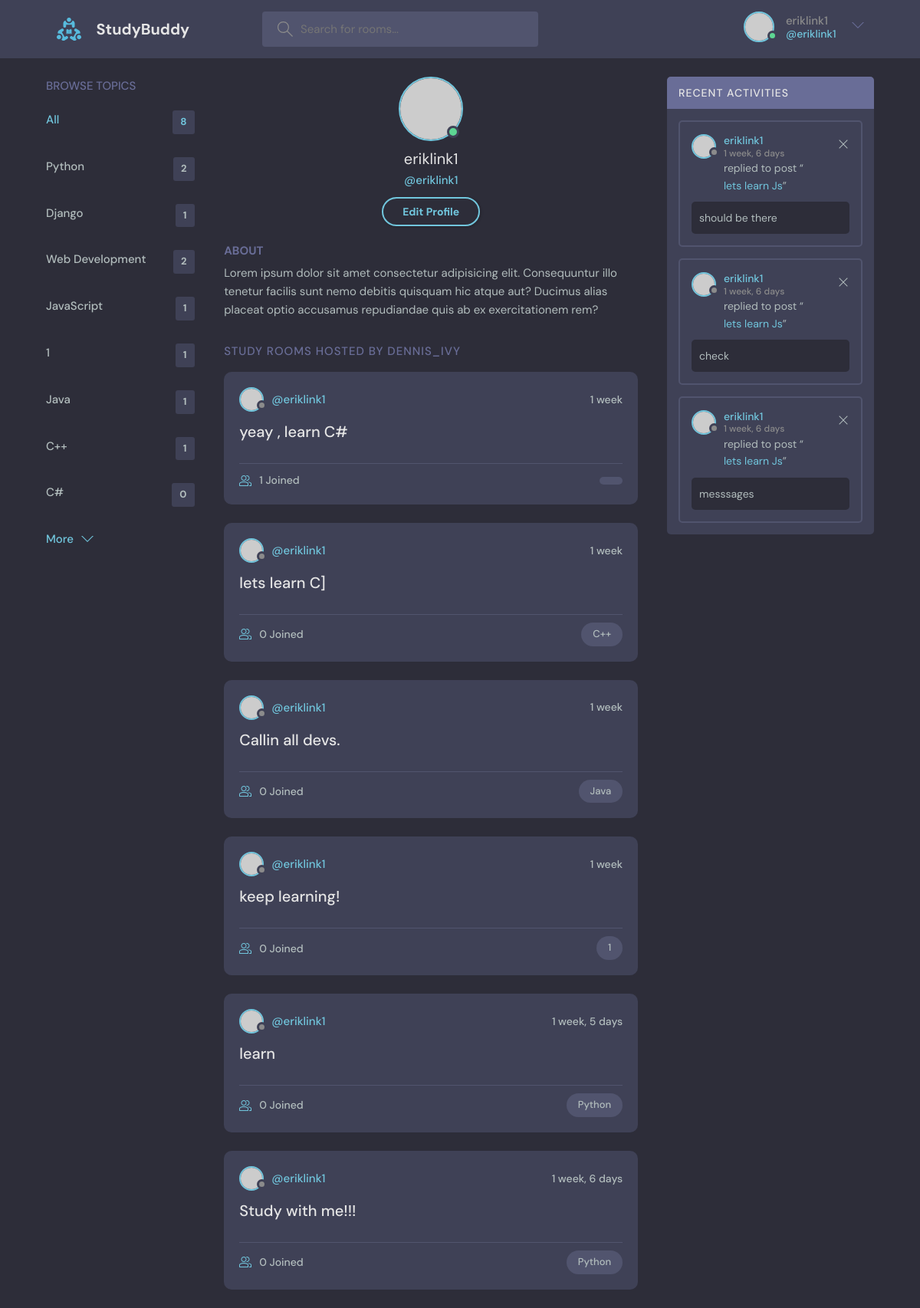
Screenshot of /profile/3 (signed in) with the database file from the repository.
### base/models.py (models this page shows, shortened)
class Topic(models.Model):
    name = models.CharField(max_length = 200)

class Room(models.Model):
    host = models.ForeignKey(User,on_delete = models.SET_NULL, null = True)
    topic = models.ForeignKey(Topic, on_delete = models.SET_NULL, null = True) # when on delete is NULL so null = True should be written
    name = models.CharField(max_length=200) #null= False is default, not allowed Null
    description = models.TextField(null = True, blank = True, max_length = 3000) # allowed Null in column
    participants = models.ManyToManyField(User, related_name='participants', blank = True)
    updated = models.DateTimeField(auto_now = True) #takes every save
    created = models.DateTimeField(auto_now_add = True) #takes when it s created
    class Meta:
        ordering = ['-updated','-created']
    def __str__(self):
        return self.name #in order to see name from db

class Message(models.Model):
    user = models.ForeignKey(User, on_delete = models.CASCADE) #from built in User table
    room = models.ForeignKey(Room, on_delete = models.CASCADE) #models.SET_NULL room deleted-messages will be NULL connected, models.CASCADE room deleted-messages deleted
    body = models.TextField(max_length= 3000)
    updated = models.DateTimeField(auto_now = True) #takes every save
    created = models.DateTimeField(auto_now_add = True) #takes when it s created
    def __str__(self):
        return self.body[0:50]
    class Meta:
        ordering = ['-updated','-created']

### base/views.py (the view)
# urls.py: path('profile/<str:pk>',views.userProfile, name = 'user-profile'),
@login_required
def userProfile(request, pk):
    user = User.objects.get(id = pk)
    rooms = user.room_set.all()
    room_messages = user.message_set.all()
    topics = Topic.objects.all()
    context = {'user':user, 'rooms':rooms,
               'room_messages':room_messages, 'topics':topics}
    return render(request, 'base/profile.html', context)

### base/templates/base/profile.html
{% extends 'main.html'%}
{%block content%}
  <main class="profile-page layout layout--3">
    <div class="container">
        {%include 'base/topics_component.html'%}
      <div class="roomList">
        <div class="profile">
          <div class="profile__avatar">
            <div class="avatar avatar--large active">
              <img src="https://randomuser.me/api/portraits/men/11.jpg" />
            </div>
          </div>
          <div class="profile__info">
            <h3>{{user.username}}</h3>
            <p>@{{user.username}}</p>
            {%if request.user == user%}
            <a href="{% url 'update-user'%}" class="btn btn--main btn--pill">Edit Profile</a>
            {%endif%}
          </div>
          <div class="profile__about">
            <h3>About</h3>
            <p>
              Lorem ipsum dolor sit amet consectetur adipisicing elit. Consequuntur illo tenetur
              facilis sunt nemo debitis quisquam hic atque aut? Ducimus alias placeat optio
              accusamus repudiandae quis ab ex exercitationem rem?
            </p>
          </div>
        </div>
        <div class="roomList__header">
          <div>
            <h2>Study Rooms Hosted by dennis_ivy</a>
            </h2>
          </div>
        </div>
        {% include 'base/feed_component.html'%}
      </div>
      {% include 'base/activity_component.html' %}
    </div>
  </main>
{% endblock %}

### templates/navbar.html (shortened to what this page needs)
{%load static%}
<!DOCTYPE html>
<html lang="en">
<head>
</head>
<body>
    <header class="header header--loggedIn">
        <div class="container">
          <a href="{% url 'home'%}" class="header__logo">
            <img src="{%static 'images/logo.svg'%}" />
            <h1>StudyBuddy</h1>
          </a>
          <form class="header__search" method = "GET" action = "{%url 'home'%}">
            <label>
              <input name = 'q' placeholder="Search for rooms..." />
            </label>
          </form>
          <nav class="header__menu">
            {% if request.user.is_authenticated%}
            <div class="header__user">
              <a href="{% url 'update-user'%}">
                <div class="avatar avatar--medium active">
                  <img src="https://randomuser.me/api/portraits/men/37.jpg" />
                </div>
                <p>{{request.user.username}} <span>@{{request.user.username}}</span></p>
              </a>
              <button class="dropdown-button">
                <svg version="1.1" xmlns="http://www.w3.org/2000/svg" width="32" height="32" viewBox="0 0 32 32">
                  <title>chevron-down</title>
                  <path d="M16 21l-13-13h-3l16 16 16-16h-3l-13 13z"></path>
                </svg>
              </button>
            </div>
            {%else%}
             <a href="{% url 'login' %}">
                <img src="{%static 'images/avatar.svg'%}" />
              <p>Login</p>
            </a>
            {% endif %}
          </nav>
        </div>
      </header>
</body>
</html>

### base/templates/base/topics_component.html
<div class="topics">
    <div class="topics__header">
      <h2>Browse Topics</h2>
    </div>
    <ul class="topics__list">
      <li>
        <a href="{% url 'home' %}" class="active">All <span>{{topics.count}}</span></a>
      </li>
      {% for topic in topics %}
      <li>
        <a href = "{% url 'home' %}?q={{topic.name}}" >{{topic.name}} <span>{{topic.room_set.all.count}}</span></a>
      </li>
      {% endfor %}
    </ul>
    <a class="btn btn--link" href="{%url 'topics'%}">
      More
      <svg version="1.1" xmlns="http://www.w3.org/2000/svg" width="32" height="32" viewBox="0 0 32 32">
        <title>chevron-down</title>
        <path d="M16 21l-13-13h-3l16 16 16-16h-3l-13 13z"></path>
      </svg>
    </a>
  </div>

### base/templates/base/feed_component.html (shortened to what this page needs)
{% for room in rooms%}
<div class="roomListRoom">
    <div class="roomListRoom__header">
      <a href="{%url 'user-profile' room.host.id%}" class="roomListRoom__author">
        <div class="avatar avatar--small">
          <img src="https://randomuser.me/api/portraits/women/11.jpg" />
        </div>
        <span>@{{room.host.username}}</span>
      </a>
      <div class="roomListRoom__actions">
        <span>{{room.created|timesince}}</span>
      </div>
    </div>
    <div class="roomListRoom__content">
      <a href = "{% url 'room' room.id %}">{{room.name}}</a>
    </div>
    <div class="roomListRoom__meta">
      <a href="{% url 'room' room.id %}" class="roomListRoom__joined">
        {{room.participants.all.count}} Joined
      </a>
      <p class="roomListRoom__topic">{{room.topic.name}}</p>
    </div>
  </div>
{% endfor %}

### base/templates/base/activity_component.html
<div class="activities">
    <div class="activities__header">
      <h2>Recent Activities</h2>
    </div>
    {%for message in room_messages%}
    <div class="activities__box">
      <div class="activities__boxHeader roomListRoom__header">
        <a href=" {%url 'user-profile' message.user.id %}" class="roomListRoom__author">
          <div class="avatar avatar--small">
            <img src="https://randomuser.me/api/portraits/women/11.jpg" />
          </div>
          <p>
            {{message.user}}
            <span>{{message.created|timesince}}</span>
          </p>
        </a>
        {% if request.user == message.user %}
        <div class="roomListRoom__actions">
          <a href = "{% url 'delete-message' message.id%}">
            <svg version="1.1" xmlns="http://www.w3.org/2000/svg" width="32" height="32" viewBox="0 0 32 32">
              <title>remove</title>
              <path
                d="M27.314 6.019l-1.333-1.333-9.98 9.981-9.981-9.981-1.333 1.333 9.981 9.981-9.981 9.98 1.333 1.333 9.981-9.98 9.98 9.98 1.333-1.333-9.98-9.98 9.98-9.981z"
              ></path>
            </svg>
          </a>
        </div>
        {%endif%}
    </div>
      <div class="activities__boxContent">
        <p>replied to post “<a href="{% url 'room' message.room.id%}">{{message.room}}</a>”</p>
        <div class="activities__boxRoomContent">
          {{message.body}}
        </div>
      </div>
    </div>
    {%endfor%}
</div>

### rows the page displays
Topic: name "Python", room_set.all.count "2"
Topic: name "Django", room_set.all.count "1"
Topic: name "Web Development", room_set.all.count "2"
Topic: name "JavaScript", room_set.all.count "1"
Topic: name "1", room_set.all.count "1"
Topic: name "Java", room_set.all.count "1"
Topic: name "C++", room_set.all.count "1"
Topic: name "C#", room_set.all.count "0"
Room: host.username "eriklink1", created "1 week", name "yeay , learn C#", participants.all.count "1"
Room: host.username "eriklink1", created "1 week", name "lets learn C]", participants.all.count "0", topic.name "C++"
Room: host.username "eriklink1", created "1 week", name "Callin all devs.", participants.all.count "0", topic.name "Java"
Room: host.username "eriklink1", created "1 week", name "keep learning!", participants.all.count "0", topic.name "1"
Room: host.username "eriklink1", created "1 week, 5 days", name "learn", participants.all.count "0", topic.name "Python"
Room: host.username "eriklink1", created "1 week, 6 days", name "Study with me!!!", participants.all.count "0", topic.name "Python"
Message: user "eriklink1", created "1 week, 6 days", room "lets learn Js", body "should be there"
Message: user "eriklink1", created "1 week, 6 days", room "lets learn Js", body "check"
Message: user "eriklink1", created "1 week, 6 days", room "lets learn Js", body "messsages"

### other values shown
{{ request.user.username }} "eriklink1"
{{ topics.count }} "8"
{{ user.username }} "eriklink1"
